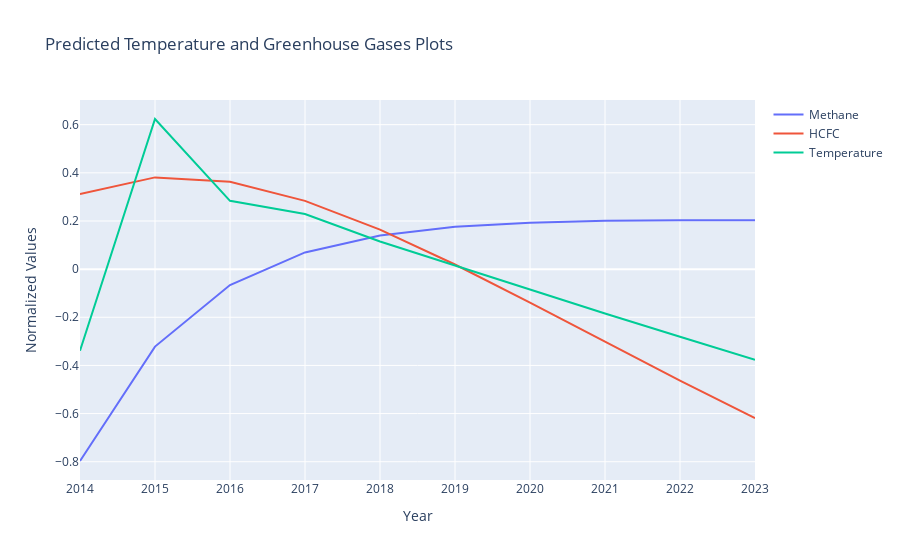

The cell this chart's notebook holds for it:
### Code cell
# Plotting predicted values for Greenhouse Gases with predicted temperature values for New York

future_years = ['2014','2015','2016','2017','2018','2019','2020','2021','2022','2023']
trace0 = go.Scatter(
    x = future_years,
    y = part3_norm['Methane'],
    mode = 'lines',
    name = 'Methane'
)

trace1 = go.Scatter(
    x = future_years,
    y = part3_norm['HCFC'],
    mode = 'lines',
    name = 'HCFC'
)


trace2 = go.Scatter(
    x = future_years,
    y = part3_norm['CO2'],
    mode = 'lines',
    name = 'CO2'
)

trace3 = go.Scatter(
    x = future_years,
    y = part3_norm['Temperature'],
    mode = 'lines',
    name = 'Temperature'
)


layout = go.Layout(
    title='Predicted Temperature and Greenhouse Gases Plots',
    xaxis=dict(
        title='Year',
    ),
    yaxis=dict(
        title='Normalized Values',
    )
)

data = [trace0,trace1,trace3]
fig = go.Figure(data=data, layout=layout)
iplot(fig)

### Figure 1 — Plotly figure (JSON) as saved in the notebook; plotly's stock layout.template omitted (floating-point values rounded to 4 significant figures)
{"data": [{"mode": "lines", "name": "Methane", "type": "scatter", "x": ["2014", "2015", "2016", "2017", "2018", "2019", "2020", "2021", "2022", "2023"], "y": [-0.7969, -0.3217, -0.06633, 0.06933, 0.1401, 0.1759, 0.1931, 0.2005, 0.203, 0.2031]}, {"mode": "lines", "name": "HCFC", "type": "scatter", "x": ["2014", "2015", "2016", "2017", "2018", "2019", "2020", "2021", "2022", "2023"], "y": [0.3115, 0.381, 0.3628, 0.2836, 0.1639, 0.01927, -0.1387, -0.3015, -0.463, -0.619]}, {"mode": "lines", "name": "Temperature", "type": "scatter", "x": ["2014", "2015", "2016", "2017", "2018", "2019", "2020", "2021", "2022", "2023"], "y": [-0.3387, 0.6236, 0.2838, 0.2291, 0.1145, 0.01505, -0.08566, -0.1841, -0.2811, -0.3764]}], "layout": {"title": {"text": "Predicted Temperature and Greenhouse Gases Plots"}, "xaxis": {"title": {"text": "Year"}}, "yaxis": {"title": {"text": "Normalized Values"}}}}
